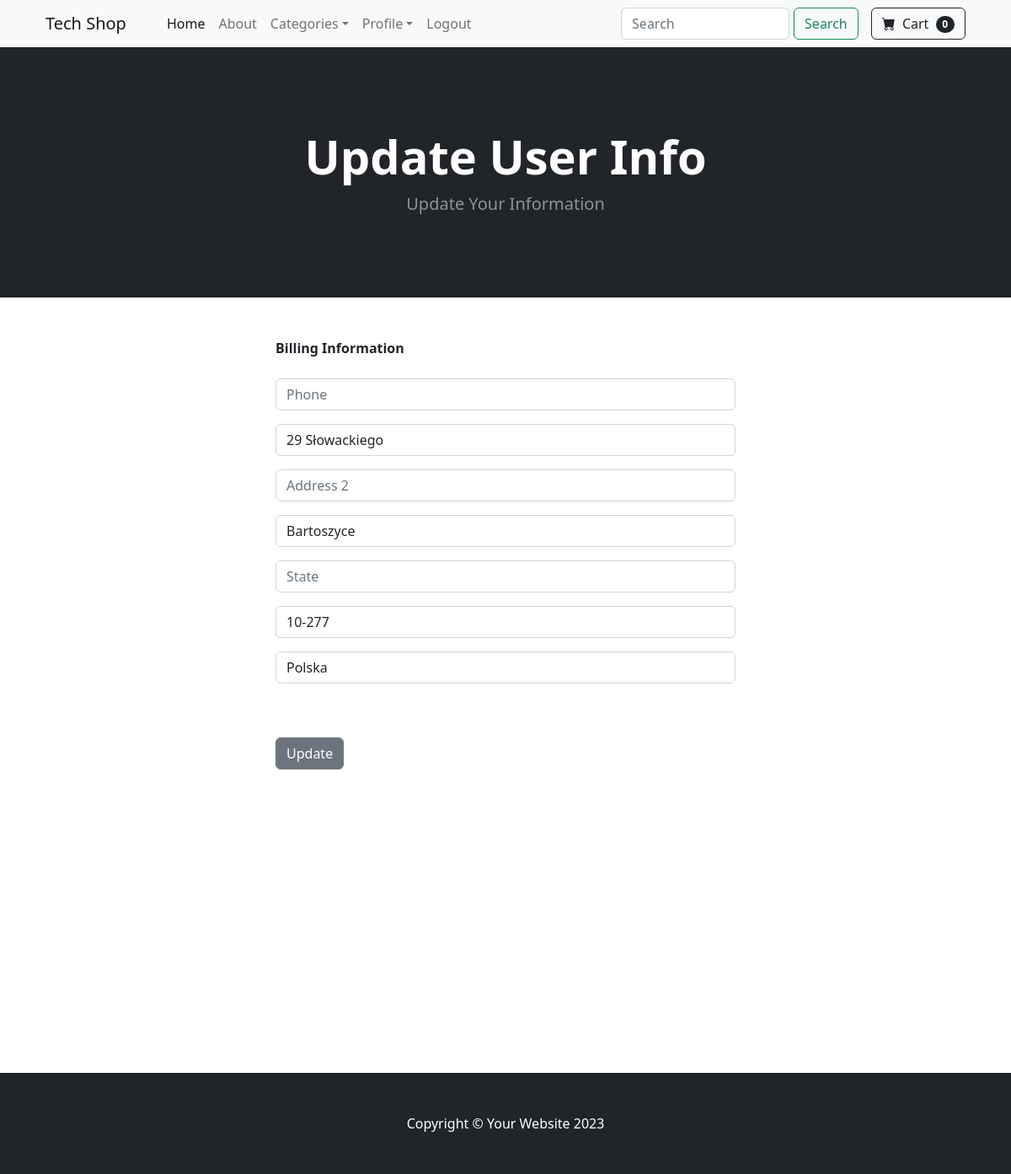
The page /update_info/ (signed in) on the database its author committed.
### store/models.py (models this page shows, shortened)
class Profile(models.Model):
    user = models.OneToOneField(User, on_delete=models.CASCADE)
    date_modified = models.DateTimeField(User, auto_now=True)
    phone = models.CharField(max_length=20, blank=True)
    address1 = models.CharField(max_length=200, blank=True)
    address2 = models.CharField(max_length=200, blank=True)
    city = models.CharField(max_length=200, blank=True)
    state = models.CharField(max_length=200, blank=True)
    zipcode = models.CharField(max_length=200, blank=True)
    country = models.CharField(max_length=200, blank=True)
    old_cart = models.CharField(max_length=200, blank=True, null=True)

### store/views.py (the view)
# urls.py: path('update_info/', views.update_info, name="update_info"),
def update_info(request):
    if request.user.is_authenticated:
        current_user = Profile.objects.get(user__id=request.user.id)
        form = UserInfoForm(request.POST or None, instance=current_user)
        shipping_form = ShipingForm(request.POST or None)
        if form.is_valid():
            form.save()
            messages.success(request, "Your info has been updated!")
            return redirect("home")
        return render(request, "update_info.html", {"form": form, "shiping_form": shipping_form})
    else:
        messages.success(request, "You must me logged in to access that page!")
        return redirect("home")

### store/forms.py
class UserInfoForm(forms.ModelForm):
    phone = forms.CharField(label="", widget=forms.TextInput(attrs={'class': 'form-control', 'placeholder': 'Phone', }), required=False)
    address1 = forms.CharField(label="", widget=forms.TextInput(attrs={'class': 'form-control', 'placeholder': 'Address 1', }), required=False)
    address2 = forms.CharField(label="", widget=forms.TextInput(attrs={'class': 'form-control', 'placeholder': 'Address 2', }), required=False)
    city = forms.CharField(label="", widget=forms.TextInput(attrs={'class': 'form-control', 'placeholder': 'City', }), required=False)
    state = forms.CharField(label="", widget=forms.TextInput(attrs={'class': 'form-control', 'placeholder': 'State', }), required=False)
    zipcode = forms.CharField(label="", widget=forms.TextInput(attrs={'class': 'form-control', 'placeholder': 'Zip Code', }), required=False)
    country = forms.CharField(label="", widget=forms.TextInput(attrs={'class': 'form-control', 'placeholder': 'Country', }), required=False)
    class Meta:
        model = Profile
        fields = ("phone", "address1", "address2", "city", "state", "zipcode", "country")

### cart/cart.py (called while the page is built)
    def __len__(self):
        return len(self.cart)

### cart/context_processors.py (called while the page is built)
def cart(request):
	return {'cart': Cart(request)}

### store/context_processors.py (called while the page is built)
def categories(request):
    categories = Category.objects.all()
    return {'categories': categories}

### store/models.py (called while the page is built)
    def __str__(self):
        return self.name

### store/templates/update_info.html (shortened to what this page needs)
{% extends 'base.html' %}
{% block content %}
        <header class="bg-dark py-5">
            <div class="container px-4 px-lg-5 my-5">
                <div class="text-center text-white">
                    <h1 class="display-4 fw-bolder">Update User Info</h1>
                    <p class="lead fw-normal text-white-50 mb-0">Update Your Information</p>
                </div>
            </div>
        </header>
        <div class="container">
        	<div class="row">
        			<div class="col-md-6 offset-md-3">
        				<br/><br/>
                        <strong>Billing Information</strong>
                        <br/><br/>
<form method="POST" action="{% url 'update_info' %}">
    {{ form.as_p }}
    <br/><br/>
    <button type="submit" class="btn btn-secondary">
      Update
    </button>
</form>
<br/>
<br/><br/>
<br/><br/>
<br/><br/>
<br/><br/>
<br/><br/>
<br/><br/>
<br/><br/>
        			</div>
        	</div>
        </div>
{% endblock %}

### rows shown on the page
Profile: address1 "29 Słowackiego", city "Bartoszyce", zipcode "10-277", country "Polska"

### other values the page prints
{{ cart|length }} "0"
